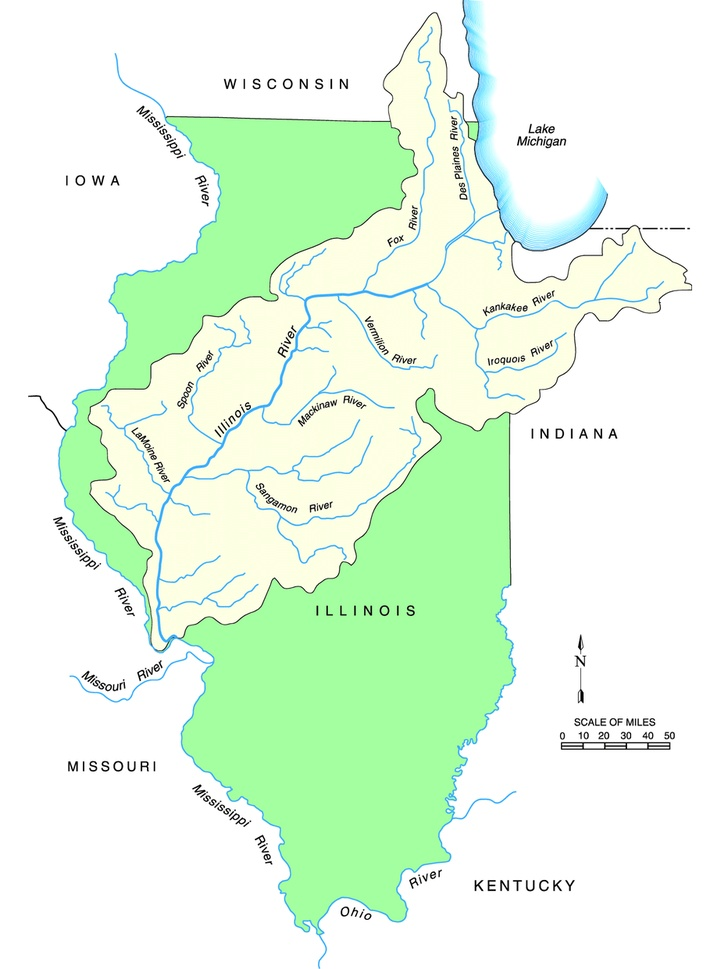
#> input picture Software/invasive-carp/river_map.jpg, 728 x 969 px, shrunk from 932 x 1241 before the run
$ python river_coords_plotter.py
#> lines starting #> are read from the running program, lines starting #| are printed output that depends on the picture
import matplotlib.pyplot as plt
import json

class Cursor:
    """
    A cross hair cursor.
    """
    def __init__(self, ax):
        self.ax = ax
        self.horizontal_line = ax.axhline(color='k', lw=0.8, ls='--')
        self.vertical_line = ax.axvline(color='k', lw=0.8, ls='--')
        # text location in axes coordinates
        self.text = ax.text(0.72, 0.9, '', transform=ax.transAxes)

    def set_cross_hair_visible(self, visible):
        need_redraw = self.horizontal_line.get_visible() != visible
        self.horizontal_line.set_visible(visible)
        self.vertical_line.set_visible(visible)
        self.text.set_visible(visible)
        return need_redraw

    def on_mouse_move(self, event):
        if not event.inaxes:
            need_redraw = self.set_cross_hair_visible(False)
            if need_redraw:
                self.ax.figure.canvas.draw()
        else:
            self.set_cross_hair_visible(True)
            x, y = event.xdata, event.ydata
            # update the line positions
            self.horizontal_line.set_ydata([y])
            self.vertical_line.set_xdata([x])
            self.text.set_text(f'x={x:1.2f}, y={y:1.2f}')
            self.ax.figure.canvas.draw()


img = plt.imread('river_map.jpg')
#> img is the input picture: shape (969, 728, 3); mean R, G, B 229.9, 250.2, 228

coords = []

def onclick(event):
    if event.inaxes:
        ix, iy = event.xdata, event.ydata
        print(f"Clicked at x={ix}, y={iy}")
        coords.append([ix, iy])

fig, ax = plt.subplots(figsize=(10, 8))
cursor = Cursor(ax)
ax.imshow(img)

# Connect events
fig.canvas.mpl_connect('motion_notify_event', cursor.on_mouse_move)
fig.canvas.mpl_connect('button_press_event', onclick)

plt.title("Click to record coordinates (close window when done)")
plt.show()
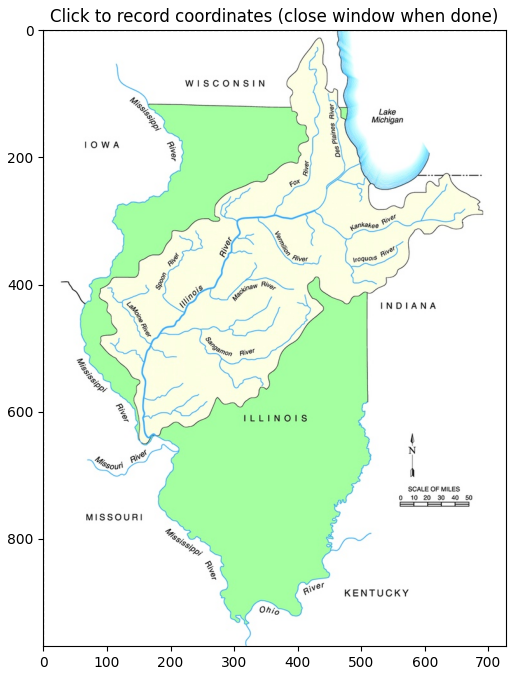
#> figure drawn by matplotlib, 1 panel

with open('output.json', 'w') as f:
    json.dump(coords, f)
